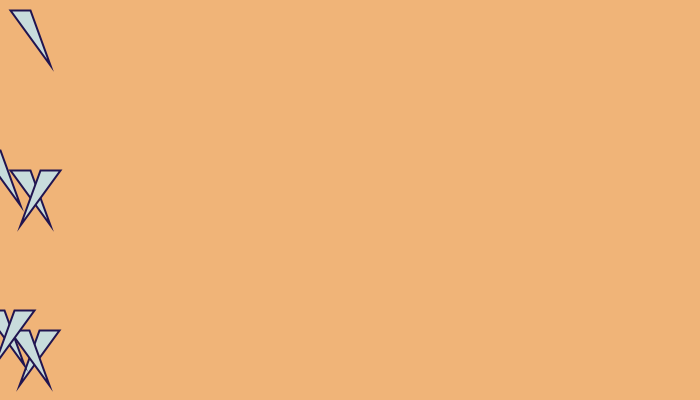
Frame 1 (no input)
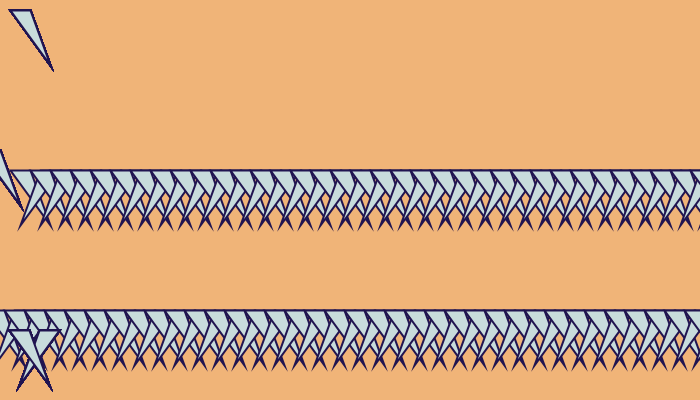
Frame 60 (the mouse pressed at the canvas centre just before this capture)
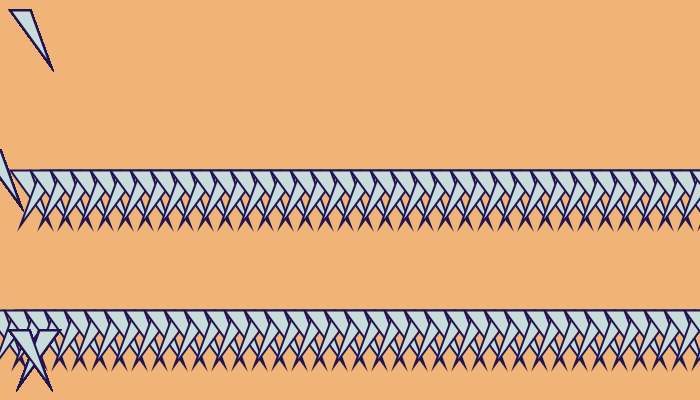
Frame 120 (the mouse held since frame 60 and released just before this capture)

The Processing sketch that drew these frames (run headless with seeded random() and noise(); from frame 60 on, the mouse is pressed at the canvas centre):

// Processing sketch: processing_137657
// ── processing_137657.pde

float x, y;
float dim = 80.0;

void setup(){
  size(700,400);
  background(240,180,120);
  stroke(32,20,80);
  fill(200,220,220);
  strokeWeight(2);
  smooth();
}

void draw(){
  for(int j=0; j<5; j++){
    pushMatrix(); //koordinatensystem sichern
    for(int i=0; i<5; i++){
      figure();
      x = x + 0.8;
  
//  if (x > width + dim) {
//    x = -dim;
//  }
  translate(x, height/2-dim/2);
  //fill(255);
  //rect(-dim/2, -dim/2, dim, dim);
  triangle(10, 10, 50, 65, 30, 10);
  
  // Transforms accumulate. Notice how this rect moves 
  // twice as fast as the other, but it has the same 
  // parameter for the x-axis value
//  translate(x, dim);
//  fill(0);
//  rect(-dim/2, -dim/2, dim, dim);
      //translate(80,0);
      translate(70, 0);
      scale(-1,1);
    }
    popMatrix(); //gesicherten koordinatensystem laden
    translate(0,80);
    translate(-30, 60);
}
}

//void vertSpiegel(int y){
//  translate(0, 2*y); //Achse verschieben
//  scale(1,-1); //verticak spiegeln
//}

void figure() {
  triangle(10, 10, 50, 65, 30, 10);
}
